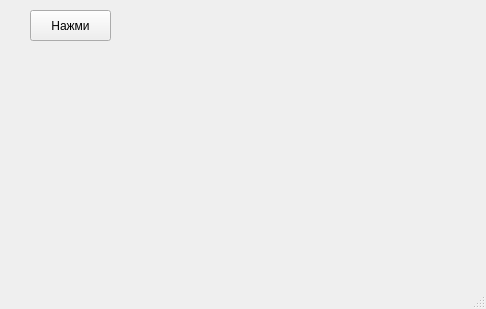
<?xml version="1.0" encoding="UTF-8"?>
<ui version="4.0">
 <class>MainWindow</class>
 <widget class="QMainWindow" name="MainWindow">
  <property name="geometry">
   <rect>
    <x>0</x>
    <y>0</y>
    <width>486</width>
    <height>309</height>
   </rect>
  </property>
  <property name="windowTitle">
   <string>Желтые окружности</string>
  </property>
  <widget class="QWidget" name="centralwidget">
   <widget class="QPushButton" name="pushButton">
    <property name="geometry">
     <rect>
      <x>30</x>
      <y>10</y>
      <width>81</width>
      <height>31</height>
     </rect>
    </property>
    <property name="text">
     <string>Нажми</string>
    </property>
   </widget>
  </widget>
  <widget class="QMenuBar" name="menubar">
   <property name="geometry">
    <rect>
     <x>0</x>
     <y>0</y>
     <width>486</width>
     <height>21</height>
    </rect>
   </property>
  </widget>
  <widget class="QStatusBar" name="statusbar"/>
 </widget>
 <resources/>
 <connections/>
</ui>
